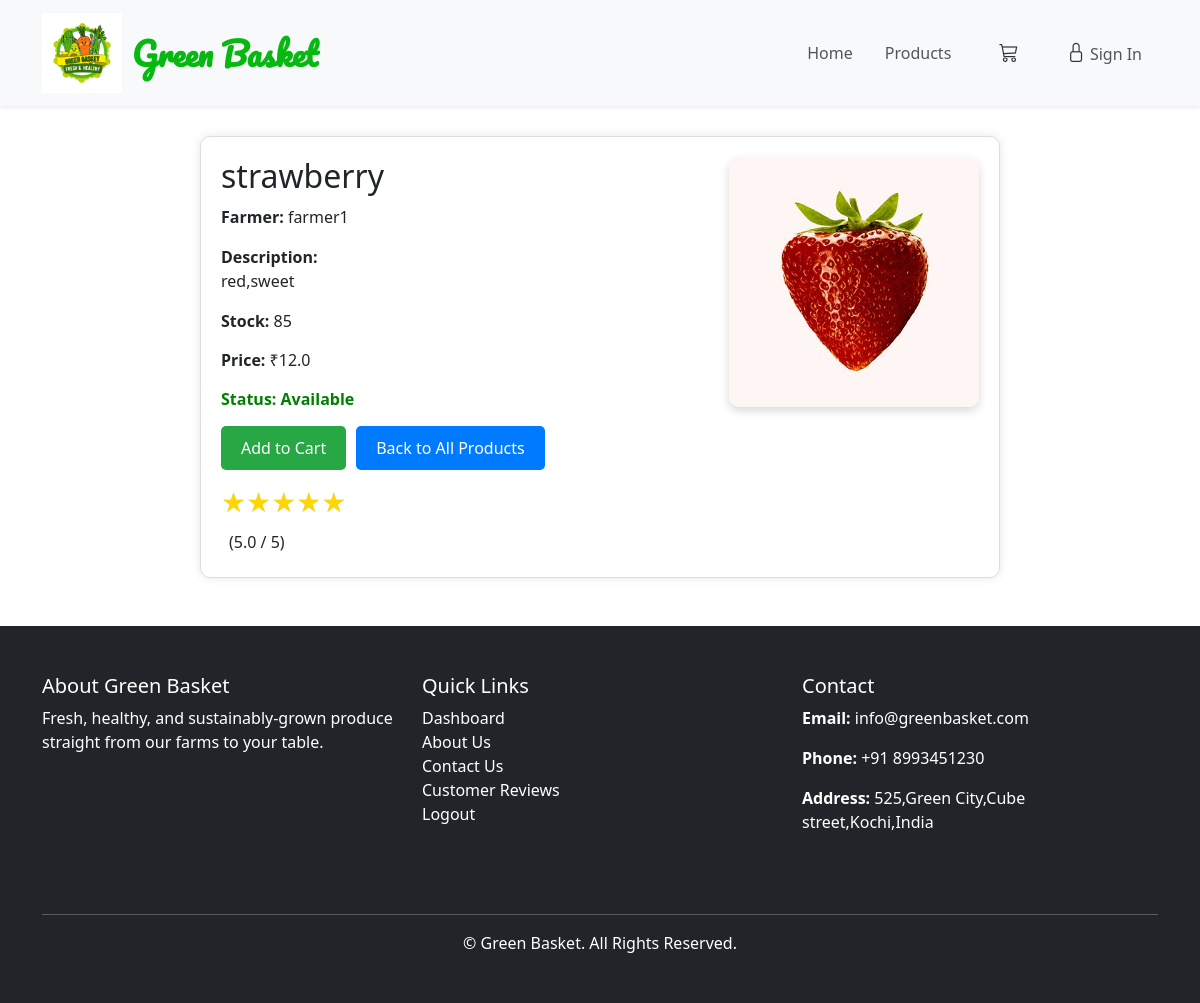
Screenshot of /proinfo/1/ with the database file from the repository.
### store/models.py (models this page shows, shortened)
class Product(models.Model):
    farmer = models.ForeignKey(FarmerProfile, on_delete=models.CASCADE)
    category = models.ForeignKey(Category, on_delete=models.SET_NULL, null=True)
    name = models.CharField(max_length=100)
    description = models.TextField()
    price = models.FloatField()
    stock = models.PositiveIntegerField()
    image = models.ImageField(upload_to='product_images/')
    created_at = models.DateTimeField(auto_now_add=True)
    rating =models.DecimalField(max_digits=3,decimal_places=2,default=0)
    rating_count=models.PositiveIntegerField(default=0)

class FarmerProfile(models.Model):
    user = models.OneToOneField(User,on_delete=models.CASCADE,null=True)
    name=models.CharField(max_length=30,null=True)
    phonenumber=models.CharField(max_length=10)
    address=models.TextField(null=True,blank=True)
    farm_name=models.CharField(null=True)
    is_verified=models.BooleanField(default=True)
    rating=models.FloatField(default=0)
    image=models.ImageField(upload_to='farmer_detail/',blank=True,null=True)
    rating=models.DecimalField(max_digits=3,decimal_places=2,default=0)
    rating_count=models.PositiveIntegerField(default=0)

### store/views.py (the view)
# urls.py: path('proinfo/<int:pid>/',views.proinfo,name='proinfo'),
def proinfo(request,pid):
    pro=get_object_or_404(Product,id=pid)
    rating_percent=(float(pro.rating)/5) * 100
    return render(request,'proinfo.html',{'pro':pro , 'rating_percent' : rating_percent})

### templates/proinfo.html
{% extends 'base.html' %}
{% load static %}
{% block content %}
<div style="max-width: 800px; margin: 30px auto; padding: 20px; border: 1px solid #ddd; border-radius: 10px; box-shadow: 0 0 10px rgba(0,0,0,0.1); display: flex; gap: 20px;">
    <div style="flex: 2;">
        <h2 style="margin-bottom: 10px;">{{ pro.name }}</h2>
        <p><strong>Farmer:</strong> {{ pro.farmer.name }}</p>
        <div style="margin-bottom: 15px;">
            <strong>Description:</strong>
            <p>{{ pro.description }}</p>
        </div>
        <div style="margin-bottom: 15px;">
            <strong>Stock:</strong> {{ pro.stock }}
        </div>
        <div style="margin-bottom: 15px;">
            <strong>Price:</strong> ₹{{ pro.price }}
        </div>
        <p style="margin-bottom: 15px; font-weight:bold; color: {% if pro.stock > 0 %}green{% else %}red{% endif %};">
            Status: {% if pro.stock > 0 %}Available{% else %}Out of stock{% endif %}
        </p>
        <div style="display: flex; gap: 10px; margin-bottom: 15px;">
            {% if pro.stock > 0 %}
                <a href="{% url 'addtocart' pro.id %}">
                    <button style="padding: 10px 20px; background-color: #28a745; color:white; border:none; border-radius:5px; cursor:pointer;">
                        Add to Cart
                    </button>
                </a>
            {% endif %}
            <a href="{% url 'allproducts_all' %}">
                <button style="padding: 10px 20px; background-color: #007bff; color:white; border:none; border-radius:5px; cursor:pointer;">
                    Back to All Products
                </button>
            </a>
        </div>
        <div style="position: relative; font-size: 24px; display: inline-block;">
            <div style="color: #ccc;">
                &#9733;&#9733;&#9733;&#9733;&#9733;
            </div>
            <div style="color: gold; position: absolute; top: 0; left: 0; overflow: hidden; white-space: nowrap; width: {{ rating_percent }}%;">
                &#9733;&#9733;&#9733;&#9733;&#9733;
             </div>
            <span style="margin-left: 8px; font-size: 16px;">({{ pro.rating|floatformat:1 }} / 5)</span>
        </div>
    </div>
    <div style="flex: 1; display: flex; justify-content: center; align-items: flex-start;">
        {% if pro.image %}
            <img src="{{ pro.image.url }}" alt="{{ pro.name }}"
                 style="width: 250px; height: 250px; object-fit: cover; border-radius: 10px; box-shadow: 0 4px 10px rgba(0,0,0,0.15);">
        {% else %}
            <div style="width: 250px; height: 250px; background-color: #eee; display: flex; justify-content: center; align-items: center; border-radius: 10px; color: #999; font-weight: bold;">
                No Image
            </div>
        {% endif %}
    </div>
</div>
{% endblock %}

### static/css/style.css (style rules this page uses)
:root { --primary: #3CB815; --secondary: #F65005; --light: #F7F8FC; --dark: #111111; }

### templates/base.html (style rules this page uses)
body { padding-top: 80px; }

### rows the page displays
Product: name "strawberry", farmer.name "farmer1", description "red,sweet", stock "85", price "12.0", rating "5.0", image (picture)
